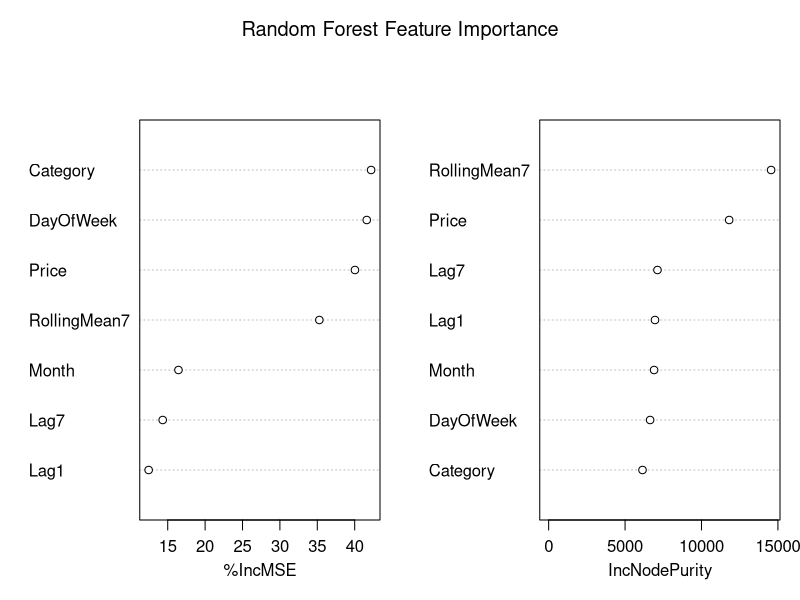
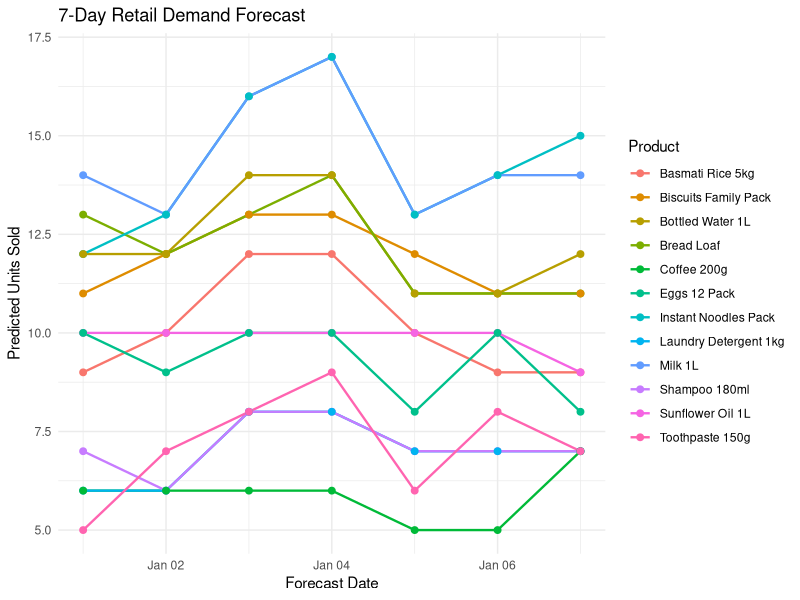
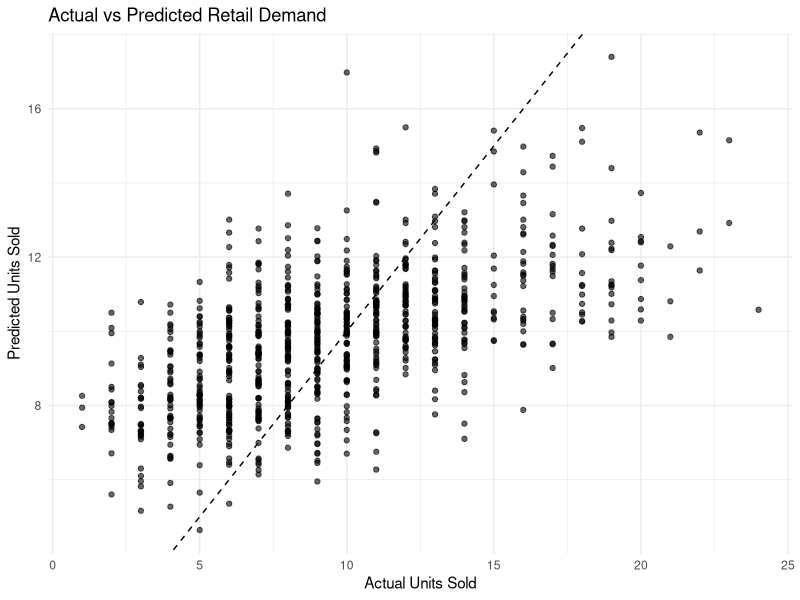
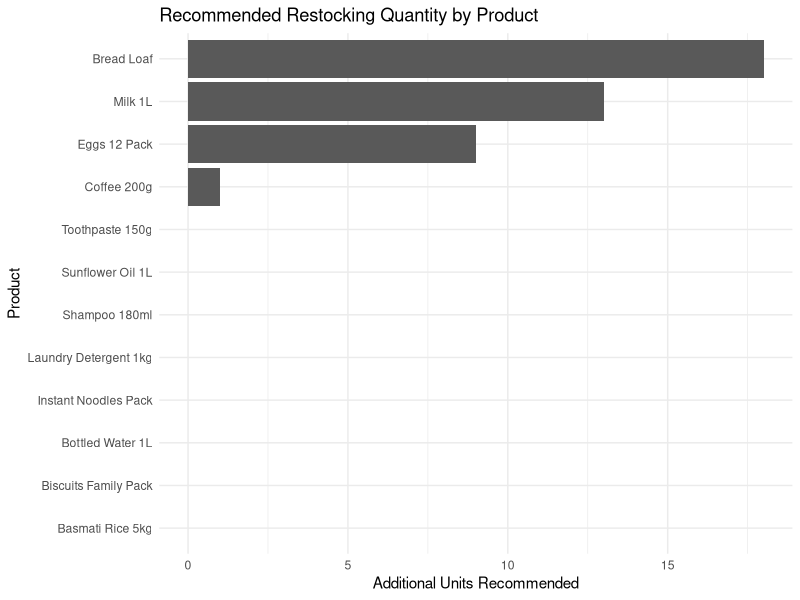
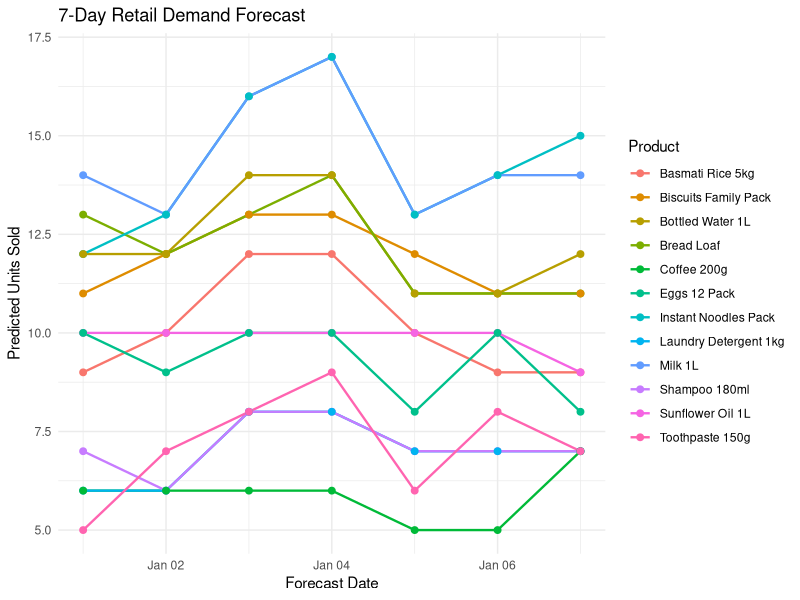
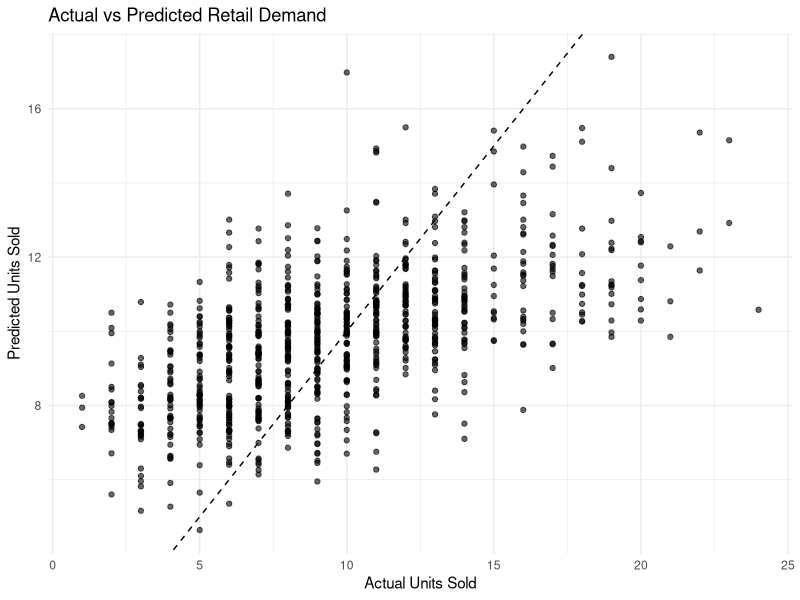
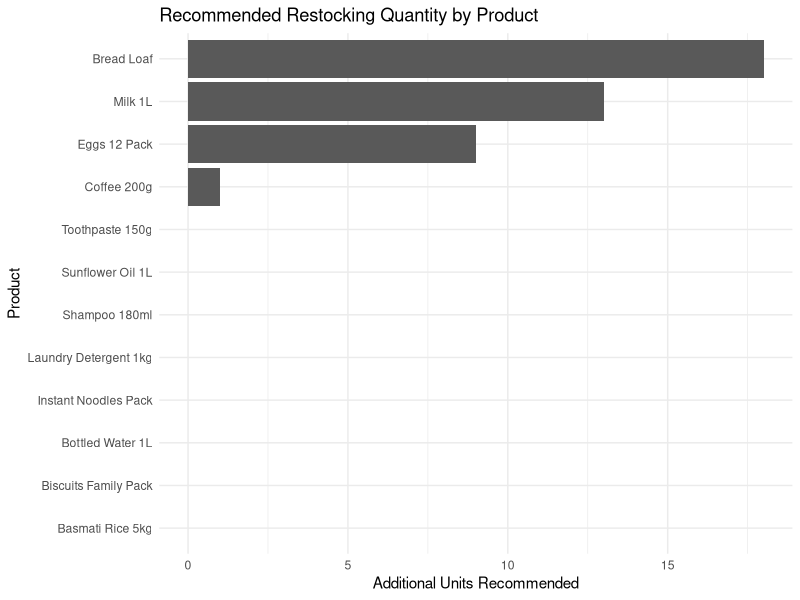

Recreate these plots in R, in order.

# Reload the original file without changing dates
raw_check <- read.csv(
  "retail_sales.csv",
  stringsAsFactors = FALSE,
  colClasses = "character"
)

# Inspect the original date values
print(head(raw_check$SalesDate, 10))

# Check the column name
print(names(raw_check))


data <- raw_check

data$SalesDate <- as.Date(
  data$SalesDate,
  format ="%d-%m-%Y"
)

print(head(data$SalesDate))
print(range(data$SalesDate))

stopifnot(
  min(data$SalesDate, na.rm = TRUE) == as.Date("2025-01-01"),
  max(data$SalesDate, na.rm = TRUE) == as.Date("2025-12-31")
)



install.packages("zoo")
install.packages("lubridate")  # Run only if not installed
library(lubridate)
library(dplyr)
library(zoo)



# ==========================================
# STEP 2: DATA PREPARATION AND FEATURE ENGINEERING
# ==========================================

library(dplyr)
library(lubridate)
library(zoo)

# Convert columns to correct types
data$SalesDate <- as.Date(data$SalesDate)
data$UnitsSold <- as.numeric(data$UnitsSold)
data$Price <- as.numeric(data$Price)

# Remove invalid essential records
data <- data %>%
  filter(
    !is.na(SalesDate),
    !is.na(ProductID),
    !is.na(ProductName),
    !is.na(UnitsSold),
    UnitsSold >= 0
  )

# Fill missing prices using the product's average price
data <- data %>%
  group_by(ProductID) %>%
  mutate(
    Price = if (all(is.na(Price))) {
      NA_real_
    } else {
      ifelse(
        is.na(Price),
        mean(Price, na.rm = TRUE),
        Price
      )
    }
  ) %>%
  ungroup()

# Aggregate sales per product per day
daily_sales <- data %>%
  group_by(ProductID, ProductName, SalesDate) %>%
  summarise(
    Category = first(Category),
    Price = mean(Price, na.rm = TRUE),
    UnitsSold = sum(UnitsSold),
    .groups = "drop"
  ) %>%
  arrange(ProductID, SalesDate)

# Create historical demand features FIRST
daily_sales <- daily_sales %>%
  group_by(ProductID) %>%
  arrange(SalesDate, .by_group = TRUE) %>%
  mutate(
    Lag1 = lag(UnitsSold, 1),
    Lag7 = lag(UnitsSold, 7),
    RollingMean7 = lag(
      zoo::rollmean(
        UnitsSold,
        k = 7,
        fill = NA,
        align = "right"
      ),
      1
    ),
    DayOfWeek = factor(
      lubridate::wday(SalesDate, week_start = 1),
      levels = 1:7
    ),
    Month = factor(
      lubridate::month(SalesDate),
      levels = 1:12
    )
  ) %>%
  ungroup()

# NOW filter rows after features exist
model_data <- daily_sales %>%
  filter(
    !is.na(Lag1),
    !is.na(Lag7),
    !is.na(RollingMean7),
    !is.na(Price)
  )

# Prepare categorical feature
model_data$Category <- factor(model_data$Category)

# Verify the result
cat("Date range:\n")
print(range(daily_sales$SalesDate))

cat("Total daily records:", nrow(daily_sales), "\n")
cat("Records available for ML:", nrow(model_data), "\n")
cat("Unique products:", length(unique(model_data$ProductID)), "\n")

# Check that all required features exist
print(names(model_data))

# Save the prepared ML dataset
write.csv(
  model_data,
  "retail_ml_features.csv",
  row.names = FALSE
)

cat("Step 2 completed successfully!\n")


# ==========================================
# STEP 3A: TRAIN-TEST SPLIT
# ==========================================

library(dplyr)

# Sort by date
model_data <- model_data %>%
  arrange(SalesDate)

# Get unique dates
all_dates <- sort(unique(model_data$SalesDate))

# Calculate 80% cutoff
split_index <- floor(length(all_dates) * 0.8)

cutoff_date <- all_dates[split_index]

# Create training data
train_data <- model_data %>%
  filter(SalesDate <= cutoff_date)

# Create testing data
test_data <- model_data %>%
  filter(SalesDate > cutoff_date)

# Display results
cat("Training records:", nrow(train_data), "\n")
cat("Testing records:", nrow(test_data), "\n")
cat("Training ends:", as.character(max(train_data$SalesDate)), "\n")
cat("Testing starts:", as.character(min(test_data$SalesDate)), "\n")

# Verify chronological separation
stopifnot(
  max(train_data$SalesDate) < min(test_data$SalesDate)
)

cat("Training and testing split completed!\n")


# ==========================================
# STEP 3B: RANDOM FOREST REGRESSION
# ==========================================

library(randomForest)

# Set seed for reproducibility
set.seed(123)

# Train the model
rf_model <- randomForest(
  UnitsSold ~ Category +
    Price +
    DayOfWeek +
    Month +
    Lag1 +
    Lag7 +
    RollingMean7,
  data = train_data,
  ntree = 500,
  importance = TRUE
)

# Display model summary
print(rf_model)

# Display feature importance
print(importance(rf_model))

# Plot feature importance
varImpPlot(
  rf_model,
  main = "Random Forest Feature Importance"
)

# Save the trained model
saveRDS(
  rf_model,
  "random_forest_demand_model.rds"
)
cat("Random Forest model trained and saved successfully!\n")



# STEP 4: MODEL EVALUATION

# Predict demand for the testing data
predicted <- predict(rf_model, newdata = test_data)

# Actual demand
actual <- test_data$UnitsSold

# Calculate evaluation metrics
MAE <- mean(abs(actual - predicted))

RMSE <- sqrt(mean((actual - predicted)^2))

SSE <- sum((actual - predicted)^2)
SST <- sum((actual - mean(actual))^2)

R2 <- if (SST > 0) 1 - (SSE / SST) else NA_real_

# Display results
metrics <- data.frame(
  Metric = c("MAE", "RMSE", "R-squared"),
  Value = c(MAE, RMSE, R2)
)

print(metrics)

# Save evaluation metrics
write.csv(
  metrics,
  "model_metrics.csv",
  row.names = FALSE
)
# Save actual vs predicted demand
evaluation_results <- data.frame(
  ProductID = test_data$ProductID,
  ProductName = test_data$ProductName,
  SalesDate = test_data$SalesDate,
  ActualDemand = actual,
  PredictedDemand = round(predicted, 2)
)

write.csv(
  evaluation_results,
  "model_evaluation_predictions.csv",
  row.names = FALSE
)


cat("Model evaluation completed successfully!\n")
cat("Evaluation files saved in your Downloads folder.\n")






# ==========================================
# STEP 5: 7-DAY DEMAND FORECASTING
# ==========================================

library(dplyr)
library(lubridate)
library(randomForest)

# 1. Check that the model and required data exist
if (!exists("rf_model")) {
  stop("Run Step 3B first to train the Random Forest model.")
}

if (!exists("train_data")) {
  stop("Run Step 3A first to create training and testing data.")
}

if (!exists("daily_sales")) {
  stop("Run Step 2 first to create daily_sales.")
}

# 2. Prepare the historical data
daily_sales$SalesDate <- as.Date(daily_sales$SalesDate)

daily_sales <- daily_sales %>%
  arrange(ProductID, SalesDate)

# 3. Identify the last historical date
last_date <- max(daily_sales$SalesDate, na.rm = TRUE)

cat("Last historical date:", as.character(last_date), "\n")

# 4. Generate the next seven dates
future_dates <- seq.Date(
  from = last_date + 1,
  by = "day",
  length.out = 7
)

print(future_dates)

# 5. Initialize the forecast results
future_predictions <- list()

# 6. Get the available products
products <- unique(daily_sales$ProductID)

# 7. Forecast demand for every product
for (product in products) {
  
  history <- daily_sales %>%
    filter(ProductID == product) %>%
    arrange(SalesDate)
  
  if (nrow(history) < 7) {
    next
  }
  
  sales_history <- as.numeric(history$UnitsSold)
  
  product_name <- as.character(history$ProductName[1])
  product_category <- as.character(history$Category[1])
  
  valid_prices <- history$Price[!is.na(history$Price)]
  
  if (length(valid_prices) == 0) {
    stop(paste("No valid price for product:", product_name))
  }
  
  product_price <- as.numeric(tail(valid_prices, 1))
  
  # Predict one day at a time
  for (i in seq_along(future_dates)) {
    
    forecast_date <- future_dates[i]
    
    # Extract date features
    weekday_value <- as.character(
      lubridate::wday(forecast_date, week_start = 1)
    )
    
    month_value <- as.character(
      lubridate::month(forecast_date)
    )
    
    # Prepare model input
    new_data <- data.frame(
      Category = factor(
        product_category,
        levels = levels(train_data$Category)
      ),
      Price = product_price,
      DayOfWeek = factor(
        weekday_value,
        levels = levels(train_data$DayOfWeek)
      ),
      Month = factor(
        month_value,
        levels = levels(train_data$Month)
      ),
      Lag1 = tail(sales_history, 1),
      Lag7 = sales_history[length(sales_history) - 6],
      RollingMean7 = mean(tail(sales_history, 7))
    )
    
    # Check for invalid factor values
    if (anyNA(new_data)) {
      stop(paste(
        "Missing model input for product:", product_name,
        "on", as.character(forecast_date),
        "- check Category, DayOfWeek, Month, Price and lag values."
      ))
    }
    
    # Predict demand
    predicted_demand <- as.numeric(
      predict(rf_model, newdata = new_data)
    )
    
    # Round to non-negative whole units
    predicted_demand <- max(0, round(predicted_demand))
    
    # Store this prediction
    future_predictions[[length(future_predictions) + 1]] <-
      data.frame(
        ProductID = product,
        ProductName = product_name,
        PredictionDate = forecast_date,
        PredictedDemand = predicted_demand
      )
    
    # Add prediction to history for the next day
    sales_history <- c(sales_history, predicted_demand)
  }
  
  cat("Forecast completed for:", product_name, "\n")
}

# 8. Combine the predictions into one data frame
if (length(future_predictions) == 0) {
  stop("No predictions were generated. Check your product data.")
}

forecast_results <- dplyr::bind_rows(future_predictions)

# 9. Display the forecast
print(forecast_results)

cat("\nTotal forecast rows:", nrow(forecast_results), "\n")

# 10. Save the forecast CSV

output_file <- file.path(
  ".",
  "retail_demand_forecast.csv"
)


write.csv(
  forecast_results,
  output_file,
  row.names = FALSE
)

cat("\nSTEP 5 COMPLETED SUCCESSFULLY!\n")
cat("File saved at:", output_file, "\n")




# ==========================================
# STEP 6: INVENTORY ANALYSIS AND RESTOCKING
# ==========================================

library(dplyr)

# 1. Check required datasets
if (!exists("forecast_results")) {
  stop("Run Step 5 successfully first.")
}

if (!exists("data")) {
  stop("Run Step 2 data loading and cleaning first.")
}

# 2. Get the latest stock recorded for each product
latest_stock <- data %>%
  mutate(
    SalesDate = as.Date(SalesDate),
    CurrentStock = as.numeric(CurrentStock)
  ) %>%
  filter(!is.na(SalesDate), !is.na(CurrentStock)) %>%
  arrange(SalesDate) %>%
  group_by(ProductID, ProductName) %>%
  summarise(
    CurrentStock = dplyr::last(CurrentStock),
    .groups = "drop"
  )

# 3. Calculate total predicted demand for seven days
weekly_demand <- forecast_results %>%
  group_by(ProductID, ProductName) %>%
  summarise(
    Predicted7DayDemand = sum(PredictedDemand),
    .groups = "drop"
  )

# 4. Combine stock and forecast information
inventory_analysis <- latest_stock %>%
  left_join(
    weekly_demand,
    by = c("ProductID", "ProductName")
  ) %>%
  mutate(
    Predicted7DayDemand = coalesce(Predicted7DayDemand, 0),
    EstimatedStockAfter7Days =
      CurrentStock - Predicted7DayDemand,
    RecommendedRestock = pmax(
      0,
      Predicted7DayDemand - CurrentStock
    ),
    InventoryStatus = case_when(
      CurrentStock <= 0 ~ "Out of Stock",
      CurrentStock < Predicted7DayDemand ~ "Restock Required",
      CurrentStock == Predicted7DayDemand ~ "Stock May Run Out",
      TRUE ~ "Stock Sufficient"
    )
  )

# 5. Display inventory recommendations
print(inventory_analysis)

# 6. Save the results to Downloads
write.csv(
  inventory_analysis,
  "inventory_recommendations.csv",
  row.names = FALSE
)


cat("\nSTEP 6 COMPLETED SUCCESSFULLY!\n")
cat("Saved: inventory_recommendations.csv\n")



install.packages("ggplot2")
library(ggplot2)
library(dplyr)


# Check forecast results
if (!exists("forecast_results")) {
  stop("Run Step 5 successfully first.")
}

# Demand forecast graph
p1 <- ggplot(
  forecast_results,
  aes(
    x = PredictionDate,
    y = PredictedDemand,
    color = ProductName,
    group = ProductName
  )
) +
  geom_line(linewidth = 0.8) +
  geom_point(size = 2) +
  labs(
    title = "7-Day Retail Demand Forecast",
    x = "Forecast Date",
    y = "Predicted Units Sold",
    color = "Product"
  ) +
  theme_minimal() +
  theme(legend.position = "right")

print(p1)

ggsave(
  "demand_forecast_graph.png",
  plot = p1,
  width = 10,
  height = 6
)


# Check evaluation data
if (!exists("evaluation_results")) {
  stop("Run Step 4 successfully first.")
}

p2 <- ggplot(
  evaluation_results,
  aes(x = ActualDemand, y = PredictedDemand)
) +
  geom_point(alpha = 0.6) +
  geom_abline(
    intercept = 0,
    slope = 1,
    linetype = "dashed"
  ) +
  labs(
    title = "Actual vs Predicted Retail Demand",
    x = "Actual Units Sold",
    y = "Predicted Units Sold"
  ) +
  theme_minimal()

print(p2)

ggsave(
  "actual_vs_predicted_graph.png",
  plot = p2,
  width = 8,
  height = 6
)



# Check inventory analysis
if (!exists("inventory_analysis")) {
  stop("Run Step 6 successfully first.")
}

p3 <- ggplot(
  inventory_analysis,
  aes(
    x = reorder(ProductName, RecommendedRestock),
    y = RecommendedRestock
  )
) +
  geom_col() +
  coord_flip() +
  labs(
    title = "Recommended Restocking Quantity by Product",
    x = "Product",
    y = "Additional Units Recommended"
  ) +
  theme_minimal()

print(p3)

ggsave(
  "inventory_restock_graph.png",
  plot = p3,
  width = 9,
  height = 6
)




# ==========================================
# STEP 8: FINAL PROJECT SUMMARY
# ==========================================

library(dplyr)

# Check required results
if (!exists("metrics")) {
  stop("Run Step 4 to calculate model metrics.")
}

if (!exists("forecast_results")) {
  stop("Run Step 5 to generate forecasts.")
}

if (!exists("inventory_analysis")) {
  stop("Run Step 6 to generate inventory recommendations.")
}

# 1. Display model evaluation metrics
cat("\n===== MODEL EVALUATION =====\n")
print(metrics)

# 2. Summarize seven-day demand
forecast_summary <- forecast_results %>%
  group_by(ProductID, ProductName) %>%
  summarise(
    TotalPredictedDemand = sum(PredictedDemand),
    AverageDailyDemand = round(mean(PredictedDemand), 2),
    .groups = "drop"
  )

cat("\n===== SEVEN-DAY DEMAND SUMMARY =====\n")
print(forecast_summary)

# 3. Summarize inventory status
cat("\n===== INVENTORY STATUS =====\n")

print(
  inventory_analysis %>%
    select(
      ProductID,
      ProductName,
      CurrentStock,
      Predicted7DayDemand,
      RecommendedRestock,
      InventoryStatus
    )
)

# 4. Count products by inventory status
status_summary <- inventory_analysis %>%
  count(InventoryStatus, name = "NumberOfProducts")

cat("\n===== INVENTORY STATUS COUNTS =====\n")
print(status_summary)

# 5. Save the final report tables
output_folder <- "."

write.csv(
  metrics,
  file.path(output_folder, "final_model_metrics.csv"),
  row.names = FALSE
)

write.csv(
  forecast_summary,
  file.path(output_folder, "final_demand_summary.csv"),
  row.names = FALSE
)

write.csv(
  inventory_analysis,
  file.path(output_folder, "final_inventory_recommendations.csv"),
  row.names = FALSE
)

write.csv(
  status_summary,
  file.path(output_folder, "final_inventory_status_summary.csv"),
  row.names = FALSE
)

cat("\nSTEP 8 COMPLETED SUCCESSFULLY!\n")
cat("All final report files saved in Downloads.\n")


install.packages(c("shiny", "ggplot2", "dplyr"))
